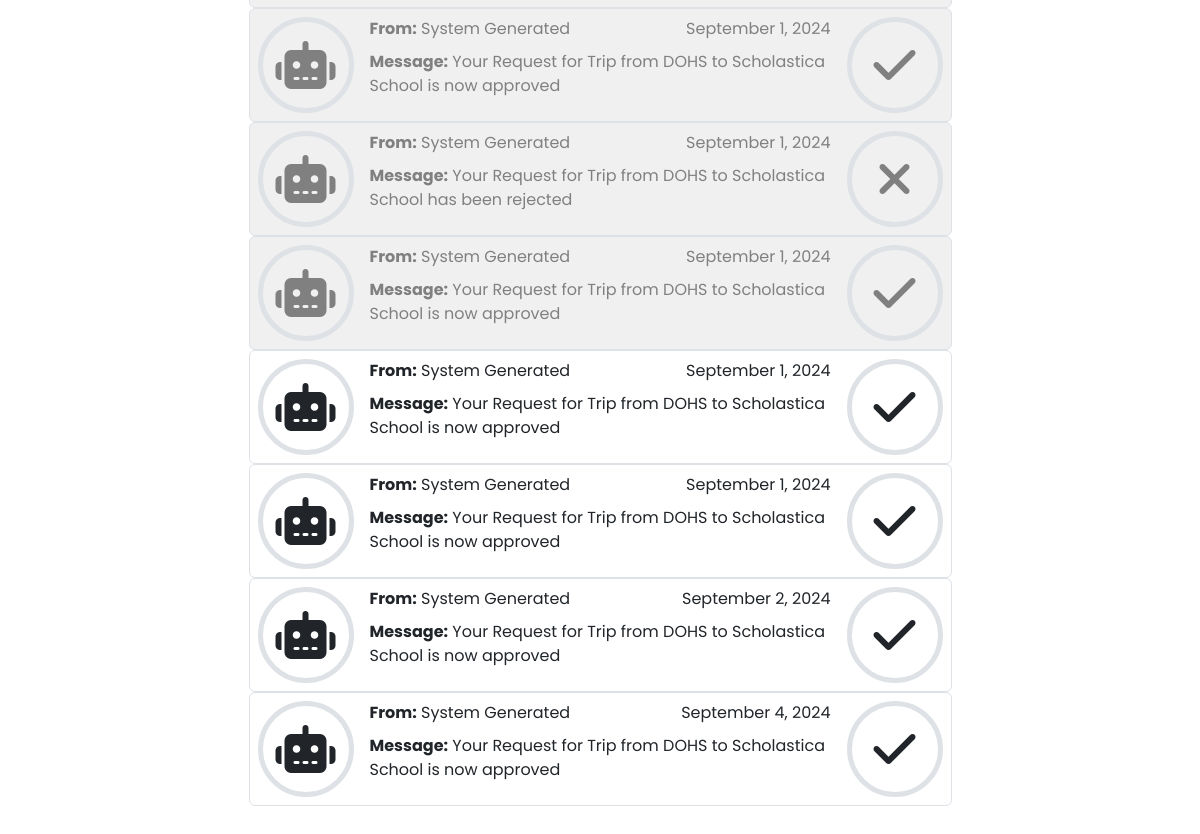
The app's page /mypage/1 (signed in, lower part), older data.
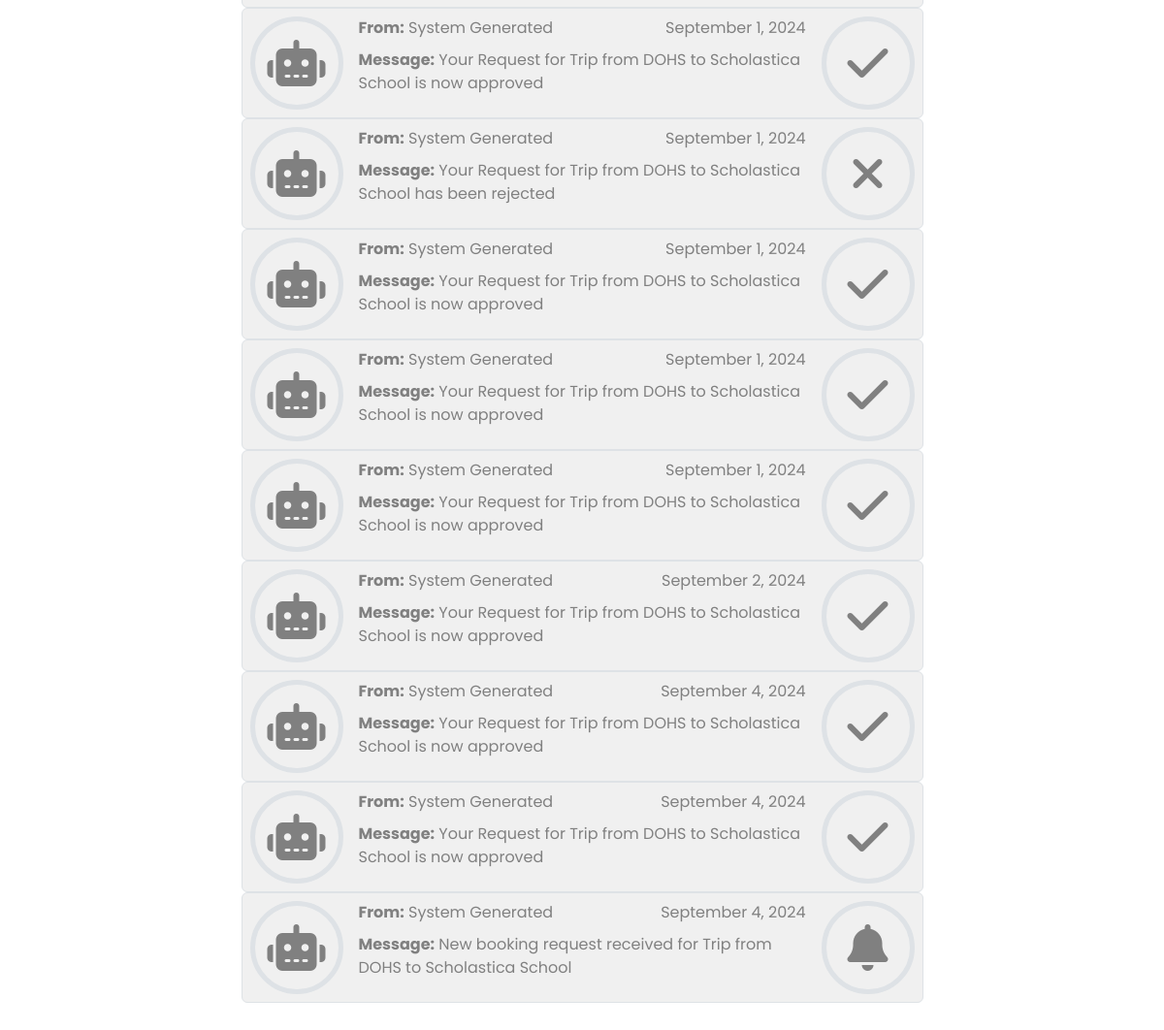
The same page, newer data.
### RideSharing/models.py (models this page shows)
class Messages(models.Model):
    MESSAGE_TYPE_CHOICES = [
        ('approval', 'Approval'),
        ('rejection', 'Rejection'),
        ('request', 'Request'),
        ('info', 'Info'),
    ]
    sender = models.ForeignKey(User, on_delete=models.SET_NULL, null=True, blank=True)
    recipient = models.ForeignKey(User, on_delete=models.CASCADE, related_name='message_recipient')
    content = models.TextField()
    time_stamp = models.DateTimeField(auto_now_add=True)
    system_message = models.BooleanField(default=True)
    read = models.BooleanField(default=False)
    underlying_trip = models.ForeignKey(Trips, on_delete=models.CASCADE)
    underlying_booking = models.ForeignKey(Spot_Bookings, on_delete=models.SET_NULL, null=True, blank=True)
    message_type = models.CharField(max_length=10, choices=MESSAGE_TYPE_CHOICES)

### RideSharing/views.py (the view)
# urls.py: path("mypage/<int:user_id>", views.mypage, name="mypage"),
@login_required(login_url ='/login')
def mypage(request, user_id):
    user = User.objects.get(id=user_id)
    my_messages = user.message_recipient.all()
    return render(request, "mypage.html", {
        'recipient' : user,
        'my_messages' : my_messages
    })

### RideSharing/templates/mypage.html (shortened to what this page needs)
{% extends "layout.html" %}
{% block body %}
    <ul class="boxes mx-auto list-unstyled">
        {% for message in my_messages %}
            <li
            onclick="handle_message_click(event)"
            data-message-id="{{message.id}}"
            data-trip-id="{{message.underlying_trip.id}}"
            data-booking-id="{{message.underlying_booking.id}}"
            data-message-type="{{message.message_type}}"
            class="d-sm-flex border rounded booking_row {% if message.read %} mail_read {% endif %}"
            >
                <div class="d-none d-sm-block">
                    <div class="border m-2 border-5 d-flex justify-content-center align-items-center"
                    style="font-size: 3rem; min-height: 6rem; min-width: 6rem; border-radius: 50%;">
                        {% if message.system_message %}
                        <i class="fa-solid fa-robot"></i>
                        {% else %}
                        <i class="fa-solid fa-user"></i>
                        {% endif %}
                    </div>
                </div>
                <div class="flex-fill p-2">
                    <div class="d-flex justify-content-between">
                        <div>
                            <strong>From:</strong>
                            {% if message.sender %}
                                {{ message.sender.username }}
                            {% else %}
                                System Generated
                            {% endif %}
                        </div>
                        <div>
                            {{ message.time_stamp|date:"F j, Y" }}
                        </div>
                    </div>
                    <div>
                        <strong>Message:</strong> {{ message.content }}
                    </div>
                </div>
                <div class="d-none d-sm-block">
                    <div class="border m-2 border-5 d-flex justify-content-center align-items-center"
                    style="font-size: 3rem; min-height: 6rem; min-width: 6rem; border-radius: 50%;">
                        {% if message.message_type == 'request' %}
                        <i class="fa-solid fa-bell"></i>
                        {% elif message.message_type == 'approval' %}
                        <i class="fa-solid fa-check"></i>
                        {% elif message.message_type == 'rejection' %}
                        <i class="fa-solid fa-xmark"></i>
                        {% else %}
                        <i class="fa-solid fa-comment"></i>
                        {% endif %}
                    </div>
                </div>
            </li>
        {% empty %}
            <li>No messages found.</li>
        {% endfor %}
    </ul>
{% endblock %}

### RideSharing/templates/layout.html (shortened to what this page needs)
{% load static %}
<!DOCTYPE html>
<html lang="en">
    <head>
        <link href="https://cdn.jsdelivr.net/npm/bootstrap@5.3.3/dist/css/bootstrap.min.css" rel="stylesheet">
        <link href="{% static 'styles.css' %}" rel="stylesheet">
        </head>
        <body >
                <div id="main_section" class="container-lg pt-2 pt-sm-5">
                {% block body %}
                {% endblock %}
            </div>
    </body>
</html>

### RideSharing/static/styles.css (style rules this page uses)
.boxes { padding: 2rem; max-width: 767px; }
.booking_row { position: relative; }
.booking_row::before { content: ""; position: absolute; top: 0; left: 0; right: 0; bottom: 0; background-color: rgba(var(--bs-primary-rgb), 0.3); opacity: 0; pointer-events: none; transition: opacity 0.3s ease; }
.mail_read { background-color: #f0f0f0; color: gray; }

### RideSharing/templates/layout.html (style rules this page uses)
body { font-family: "Poppins", sans-serif; }

Row changes from the older to the newer data that the page shows:
changed Messages (number 4 of 9 on the later page): read False → True (drawn)
changed Messages (number 5 of 9 on the later page): read False → True (drawn)
changed Messages "September 2, 2024": read False → True (drawn)
changed Messages (number 7 of 9 on the later page): read False → True (drawn)
added Messages: system_message True (drawn), shows "System Generated", time_stamp "September 4, 2024", content "Your Request for Trip from DOHS to Scholastica School is now approved", message_type "approval" (drawn)
added Messages: system_message True (drawn), shows "System Generated", time_stamp "September 4, 2024", content "New booking request received for Trip from DOHS to Scholastica School", message_type "request" (drawn)
